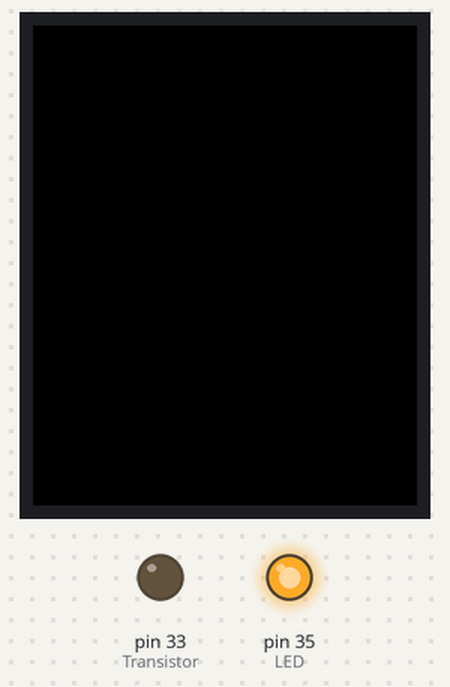
Recording of a sketch running on a simulated Arduino Mega 2560, built with avr-gcc and run on an emulated ATmega2560. Shown: 128×160 colour display, output pins drawn as LEDs (lit = HIGH). What the sketch prints to the serial monitor is not drawn.

Above: at 0.2 s.
At 4.4 s:
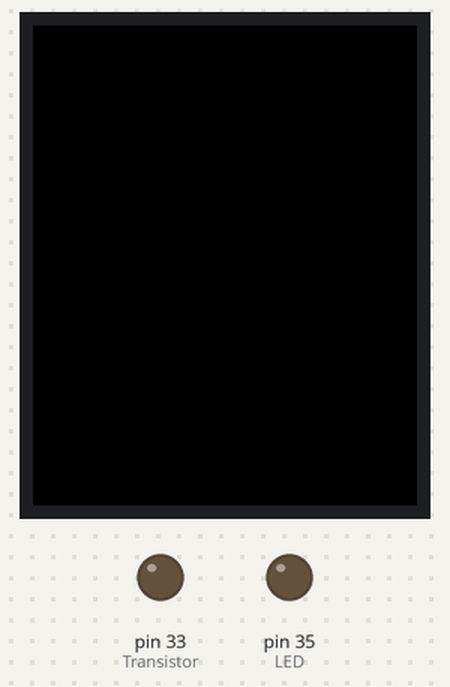
Timing chart, 0 to 5.9 s (numbered marks = the images above):
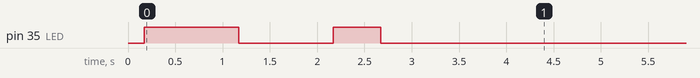

The sketch:

TFTDisplay.ino
```cpp
#include <Adafruit_GFX.h>    // Core graphics library
#include <Adafruit_ST7735.h> // Hardware-specific library for ST7735
#include <SPI.h>

#define TFT_SCLK 45
#define TFT_MOSI 43
#define TFT_CS  37
#define TFT_RST 41
#define TFT_DC 39

#define SW1 53
#define SW2 51
#define SW3 49
#define SW4 47

#define LED 35
#define Transistor 33

Adafruit_ST7735 tft = Adafruit_ST7735(TFT_CS, TFT_DC, TFT_MOSI, TFT_SCLK, TFT_RST);

#define DEV
void T() {
  Serial.print(F("Testing LED..."));
  digitalWrite(LED, HIGH);
  Serial.print(F("."));
  delay(1000);
  digitalWrite(LED, LOW);
  Serial.print(F("."));
  delay(1000);
  digitalWrite(LED, HIGH);
  Serial.print(F("."));
  delay(500);
  digitalWrite(LED, LOW);
  Serial.print(F("."));
  Serial.println(F("Done."));
  delay(1000);
  Serial.print(F("Testing Display..."));
  tft.fillScreen(ST77XX_BLACK);
  delay(50);
  tft.fillScreen(ST77XX_RED);
  delay(50);
  tft.fillScreen(ST77XX_GREEN);
  delay(50);
  tft.fillScreen(ST77XX_BLUE);
  delay(50);
  tft.fillScreen(ST77XX_MAGENTA);
  delay(50);
  tft.fillScreen(ST77XX_YELLOW);
  delay(50);
  tft.fillScreen(ST77XX_CYAN);
  delay(50);
  tft.fillScreen(ST77XX_ORANGE);
  delay(50);
  tft.fillScreen(ST77XX_WHITE);
  delay(50);
  tft.fillScreen(ST77XX_BLACK);
}

void setup() {

  Serial.begin(9600);

  Serial.print(F("Hello! ST7735 TFT Test"));
  tft.initR(INITR_GREENTAB);
  Serial.println(F("Initialized"));
  tft.fillScreen(ST77XX_BLACK);

  pinMode(SW1, INPUT_PULLUP);
  pinMode(SW2, INPUT_PULLUP);
  pinMode(SW3, INPUT_PULLUP);
  pinMode(SW4, INPUT_PULLUP);

  pinMode(LED, OUTPUT);
  pinMode(Transistor, OUTPUT);

  #ifdef DEV
    T();
  #endif
}

void loop() {
  // put your main code here, to run repeatedly:

}
```
